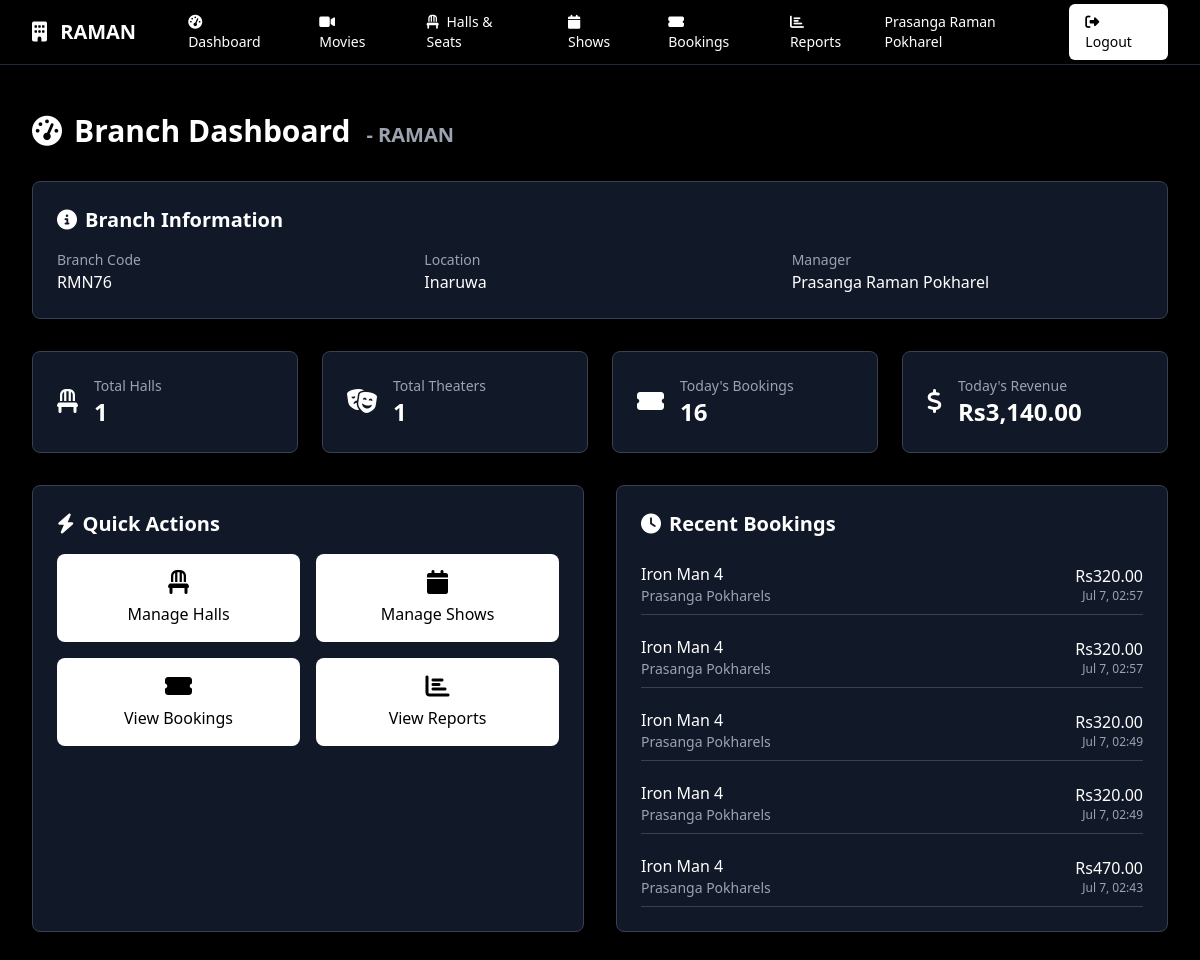
Page /branch/dashboard.php (signed in) on the committed database.
### tables this page shows
CREATE TABLE `branches` (
  `branch_id` int(11) NOT NULL,
  `branch_name` varchar(255) NOT NULL,
  `branch_code` varchar(50) NOT NULL,
  `location` varchar(255) NOT NULL,
  `manager_name` varchar(255) NOT NULL,
  `contact_phone` varchar(20) DEFAULT NULL,
  `email` varchar(255) DEFAULT NULL,
  `username` varchar(100) NOT NULL,
  `password_hash` varchar(255) NOT NULL,
  `status` enum('active','inactive') DEFAULT 'active',
  `created_at` timestamp NOT NULL DEFAULT current_timestamp(),
  `updated_at` timestamp NOT NULL DEFAULT current_timestamp() ON UPDATE current_timestamp()
);

### branch/dashboard.php (the view, shortened to what this page needs)
<?php
include '../database/config.php';
$branch_id = $_SESSION['branch_id'];
try {
    $halls_count = $conn->prepare("SELECT COUNT(*) FROM halls WHERE branch_id = ? AND status = 'active'");
    $halls_count->execute([$branch_id]);
    $total_halls = $halls_count->fetchColumn();
    $theaters_count = $conn->prepare("SELECT COUNT(*) FROM theaters WHERE branch_id = ?");
    $theaters_count->execute([$branch_id]);
    $total_theaters = $theaters_count->fetchColumn();
    $today_bookings = $conn->prepare("
        SELECT COUNT(*) FROM bookings b
        JOIN shows s ON b.show_id = s.show_id
        JOIN theaters t ON s.theater_id = t.theater_id
        WHERE t.branch_id = ? AND DATE(b.created_at) = CURDATE()
    ");
    $today_bookings->execute([$branch_id]);
    $total_today_bookings = $today_bookings->fetchColumn();
    $today_revenue = $conn->prepare("
        SELECT COALESCE(SUM(b.total_price), 0) FROM bookings b
        JOIN shows s ON b.show_id = s.show_id
        JOIN theaters t ON s.theater_id = t.theater_id
        WHERE t.branch_id = ? AND DATE(b.created_at) = CURDATE() AND b.booking_status = 'Confirmed'
    ");
    $today_revenue->execute([$branch_id]);
    $total_today_revenue = $today_revenue->fetchColumn();
    $recent_bookings_stmt = $conn->prepare("
        SELECT b.booking_id, b.total_price, b.booking_status, b.created_at,
               u.name as user_name, m.title as movie_title, t.name as theater_name
        FROM bookings b
        JOIN users u ON b.user_id = u.user_id
        JOIN shows s ON b.show_id = s.show_id
        JOIN movies m ON s.movie_id = m.movie_id
        JOIN theaters t ON s.theater_id = t.theater_id
        WHERE t.branch_id = ?
        ORDER BY b.created_at DESC
        LIMIT 10
    ");
    $recent_bookings_stmt->execute([$branch_id]);
    $recent_bookings = $recent_bookings_stmt->fetchAll();
} catch (PDOException $e) {
    $error_message = "Error fetching dashboard data: " . $e->getMessage();
}
?>
<!DOCTYPE html>
<html lang="en">
<head>
    <script src="https://cdn.tailwindcss.com"></script>
    <link rel="stylesheet" href="https://cdnjs.cloudflare.com/ajax/libs/font-awesome/6.4.0/css/all.min.css">
</head>
<body>
    <?php include '../includes/branchnav.php'; ?>
    <div class="max-w-7xl mx-auto py-6 sm:px-6 lg:px-8">
        <div class="px-4 py-6 sm:px-0">
            <h1 class="text-3xl font-bold text-white mb-8">
                <i class="fas fa-tachometer-alt mr-3"></i>Branch Dashboard
                <?php if ($branch_info): ?>
                    <span class="text-xl text-gray-400 ml-2">- <?php echo htmlspecialchars($branch_info['branch_name']); ?></span>
                <?php endif; ?>
            </h1>
            <?php if ($branch_info): ?>
            <div class="bg-gray-900 border border-gray-700 rounded-lg p-6 mb-8">
                <h2 class="text-xl font-semibold text-white mb-4">
                    <i class="fas fa-info-circle mr-2"></i>Branch Information
                </h2>
                <div class="grid grid-cols-1 md:grid-cols-3 gap-4">
                    <div>
                        <p class="text-sm text-gray-400">Branch Code</p>
                        <p class="text-white font-medium"><?php echo htmlspecialchars($branch_info['branch_code']); ?></p>
                    </div>
                    <div>
                        <p class="text-sm text-gray-400">Location</p>
                        <p class="text-white font-medium"><?php echo htmlspecialchars($branch_info['location']); ?></p>
                    </div>
                    <div>
                        <p class="text-sm text-gray-400">Manager</p>
                        <p class="text-white font-medium"><?php echo htmlspecialchars($branch_info['manager_name']); ?></p>
                    </div>
                </div>
            </div>
            <?php endif; ?>
            <div class="grid grid-cols-1 md:grid-cols-2 lg:grid-cols-4 gap-6 mb-8">
                <div class="bg-gray-900 border border-gray-700 rounded-lg p-6">
                    <div class="flex items-center">
                        <div class="flex-shrink-0">
                            <i class="fas fa-chair text-white text-2xl"></i>
                        </div>
                        <div class="ml-4">
                            <p class="text-sm font-medium text-gray-400">Total Halls</p>
                            <p class="text-2xl font-semibold text-white"><?php echo $total_halls; ?></p>
                        </div>
                    </div>
                </div>
                <div class="bg-gray-900 border border-gray-700 rounded-lg p-6">
                    <div class="flex items-center">
                        <div class="flex-shrink-0">
                            <i class="fas fa-theater-masks text-white text-2xl"></i>
                        </div>
                        <div class="ml-4">
                            <p class="text-sm font-medium text-gray-400">Total Theaters</p>
                            <p class="text-2xl font-semibold text-white"><?php echo $total_theaters; ?></p>
                        </div>
                    </div>
                </div>
                <div class="bg-gray-900 border border-gray-700 rounded-lg p-6">
                    <div class="flex items-center">
                        <div class="flex-shrink-0">
                            <i class="fas fa-ticket-alt text-white text-2xl"></i>
                        </div>
                        <div class="ml-4">
                            <p class="text-sm font-medium text-gray-400">Today's Bookings</p>
                            <p class="text-2xl font-semibold text-white"><?php echo $total_today_bookings; ?></p>
                        </div>
                    </div>
                </div>
                <div class="bg-gray-900 border border-gray-700 rounded-lg p-6">
                    <div class="flex items-center">
                        <div class="flex-shrink-0">
                            <i class="fas fa-dollar-sign text-white text-2xl"></i>
                        </div>
                        <div class="ml-4">
                            <p class="text-sm font-medium text-gray-400">Today's Revenue</p>
                            <p class="text-2xl font-semibold text-white">Rs<?php echo number_format($total_today_revenue, 2); ?></p>
                        </div>
                    </div>
                </div>
            </div>
            <div class="grid grid-cols-1 lg:grid-cols-2 gap-8">
                <div class="bg-gray-900 border border-gray-700 rounded-lg p-6">
                    <h2 class="text-xl font-semibold text-white mb-4">
                        <i class="fas fa-bolt mr-2"></i>Quick Actions
                    </h2>
                    <div class="grid grid-cols-2 gap-4">
                        <a href="halls.php" class="bg-white text-black hover:bg-gray-200 p-4 rounded-lg text-center transition-colors">
                            <i class="fas fa-chair text-2xl mb-2"></i>
                            <p class="font-medium">Manage Halls</p>
                        </a>
                        <a href="shows.php" class="bg-white text-black hover:bg-gray-200 p-4 rounded-lg text-center transition-colors">
                            <i class="fas fa-calendar text-2xl mb-2"></i>
                            <p class="font-medium">Manage Shows</p>
                        </a>
                        <a href="bookings.php" class="bg-white text-black hover:bg-gray-200 p-4 rounded-lg text-center transition-colors">
                            <i class="fas fa-ticket-alt text-2xl mb-2"></i>
                            <p class="font-medium">View Bookings</p>
                        </a>
                        <a href="reports.php" class="bg-white text-black hover:bg-gray-200 p-4 rounded-lg text-center transition-colors">
                            <i class="fas fa-chart-bar text-2xl mb-2"></i>
                            <p class="font-medium">View Reports</p>
                        </a>
                    </div>
                </div>
                <div class="bg-gray-900 border border-gray-700 rounded-lg p-6">
                    <h2 class="text-xl font-semibold text-white mb-4">
                        <i class="fas fa-clock mr-2"></i>Recent Bookings
                    </h2>
                    <div class="space-y-3">
                        <?php if (empty($recent_bookings)): ?>
                            <p class="text-gray-400">No recent bookings found.</p>
                        <?php else: ?>
                            <?php foreach (array_slice($recent_bookings, 0, 5) as $booking): ?>
                                <div class="flex justify-between items-center py-2 border-b border-gray-700">
                                    <div>
                                        <p class="text-white font-medium"><?php echo htmlspecialchars($booking['movie_title']); ?></p>
                                        <p class="text-sm text-gray-400"><?php echo htmlspecialchars($booking['user_name']); ?></p>
                                    </div>
                                    <div class="text-right">
                                        <p class="text-white">Rs<?php echo number_format($booking['total_price'], 2); ?></p>
                                        <p class="text-xs text-gray-400"><?php echo date('M j, H:i', strtotime($booking['created_at'])); ?></p>
                                    </div>
                                </div>
                            <?php endforeach; ?>
                        <?php endif; ?>
                    </div>
                </div>
            </div>
        </div>
    </div>
</body>
</html>

### includes/branchnav.php (shortened to what this page needs)
<?php
try {
    $stmt = $conn->prepare("SELECT * FROM branches WHERE branch_id = ?");
    $stmt->execute([$_SESSION['branch_id']]);
    $branch_info = $stmt->fetch();
} catch (PDOException $e) {
    $branch_info = null;
}
?>
<!DOCTYPE html>
<html lang="en">
<head>
    <script src="https://cdn.tailwindcss.com"></script>
    <link rel="stylesheet" href="https://cdnjs.cloudflare.com/ajax/libs/font-awesome/6.4.0/css/all.min.css">
</head>
<body>
<nav class="bg-black border-b border-gray-800">
    <div class="max-w-7xl mx-auto px-4 sm:px-6 lg:px-8">
        <div class="flex justify-between h-16">
            <div class="flex items-center">
                <div class="flex-shrink-0">
                    <h1 class="text-xl font-bold text-white">
                        <i class="fas fa-building mr-2"></i>
                        <?php echo $branch_info ? htmlspecialchars($branch_info['branch_name']) : 'Branch Admin'; ?>
                    </h1>
                </div>
                <div class="hidden md:block ml-10">
                    <div class="flex items-baseline space-x-4">
                        <a href="dashboard.php" class="nav-link text-white hover:bg-gray-700 px-3 py-2 rounded-md text-sm font-medium">
                            <i class="fas fa-tachometer-alt mr-1"></i> Dashboard
                        </a>
                        <a href="movies.php" class="nav-link text-white hover:bg-gray-700 px-3 py-2 rounded-md text-sm font-medium">
                            <i class="fas fa-video mr-1"></i> Movies
                        </a>
                        <a href="halls.php" class="nav-link text-white hover:bg-gray-700 px-3 py-2 rounded-md text-sm font-medium">
                            <i class="fas fa-chair mr-1"></i> Halls & Seats
                        </a>
                        <a href="shows.php" class="nav-link text-white hover:bg-gray-700 px-3 py-2 rounded-md text-sm font-medium">
                            <i class="fas fa-calendar mr-1"></i> Shows
                        </a>
                        <a href="bookings.php" class="nav-link text-white hover:bg-gray-700 px-3 py-2 rounded-md text-sm font-medium">
                            <i class="fas fa-ticket-alt mr-1"></i> Bookings
                        </a>
                        <a href="reports.php" class="nav-link text-white hover:bg-gray-700 px-3 py-2 rounded-md text-sm font-medium">
                            <i class="fas fa-chart-bar mr-1"></i> Reports
                        </a>
                    </div>
                </div>
            </div>
            <div class="flex items-center">
                <div class="ml-3 relative">
                    <div class="flex items-center space-x-4">
                        <span class="text-white text-sm">
                            <?php echo $branch_info ? htmlspecialchars($branch_info['manager_name']) : 'Branch Manager'; ?>
                        </span>
                        <a href="logout.php" class="bg-white text-black hover:bg-gray-200 px-4 py-2 rounded-md text-sm font-medium">
                            <i class="fas fa-sign-out-alt mr-1"></i> Logout
                        </a>
                    </div>
                </div>
            </div>
        </div>
    </div>
</nav>

### branch/dashboard.php (style rules this page uses)
body { background-color: #000000; color: #ffffff; }

### includes/branchnav.php (style rules this page uses)
body { background-color: #000000; color: #ffffff; }

### rows in the picture
branches: branch_name "RAMAN", manager_name "Prasanga Raman Pokharel", branch_code "RMN76", location "Inaruwa"

### other values in the picture
$total_halls "1"
$total_theaters "1"
$total_today_bookings "16"
$total_today_revenue "3,140.00"
$booking['movie_title'] "Iron Man 4"
$booking['user_name'] "Prasanga Pokharels"
$booking['total_price'] "320.00"
date('M j, H:i', strtotime($booking['created_at'])) "Jul 7, 02:57"
date('M j, H:i', strtotime($booking['created_at'])) "Jul 7, 02:49"
$booking['total_price'] "470.00"
date('M j, H:i', strtotime($booking['created_at'])) "Jul 7, 02:43"
